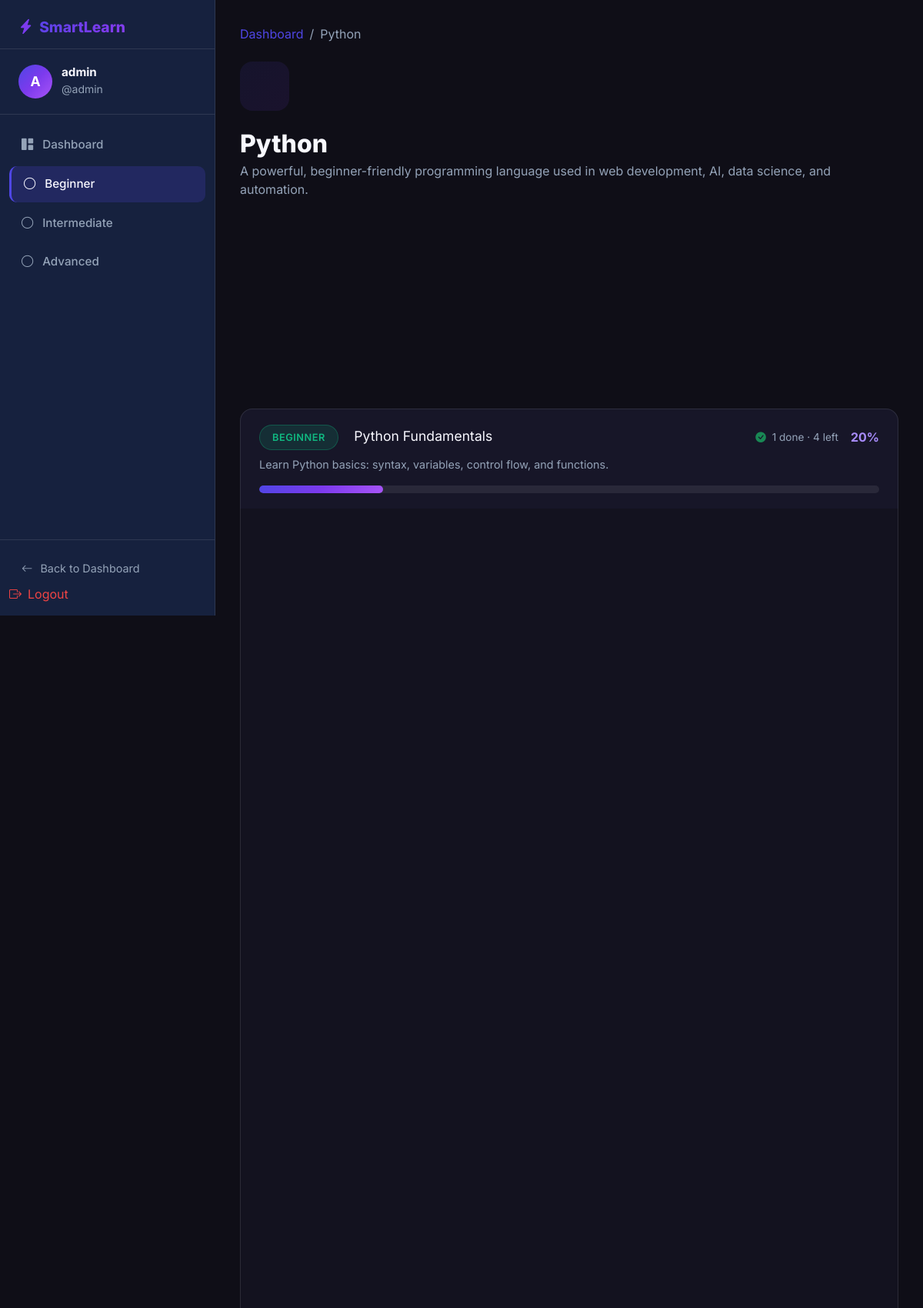
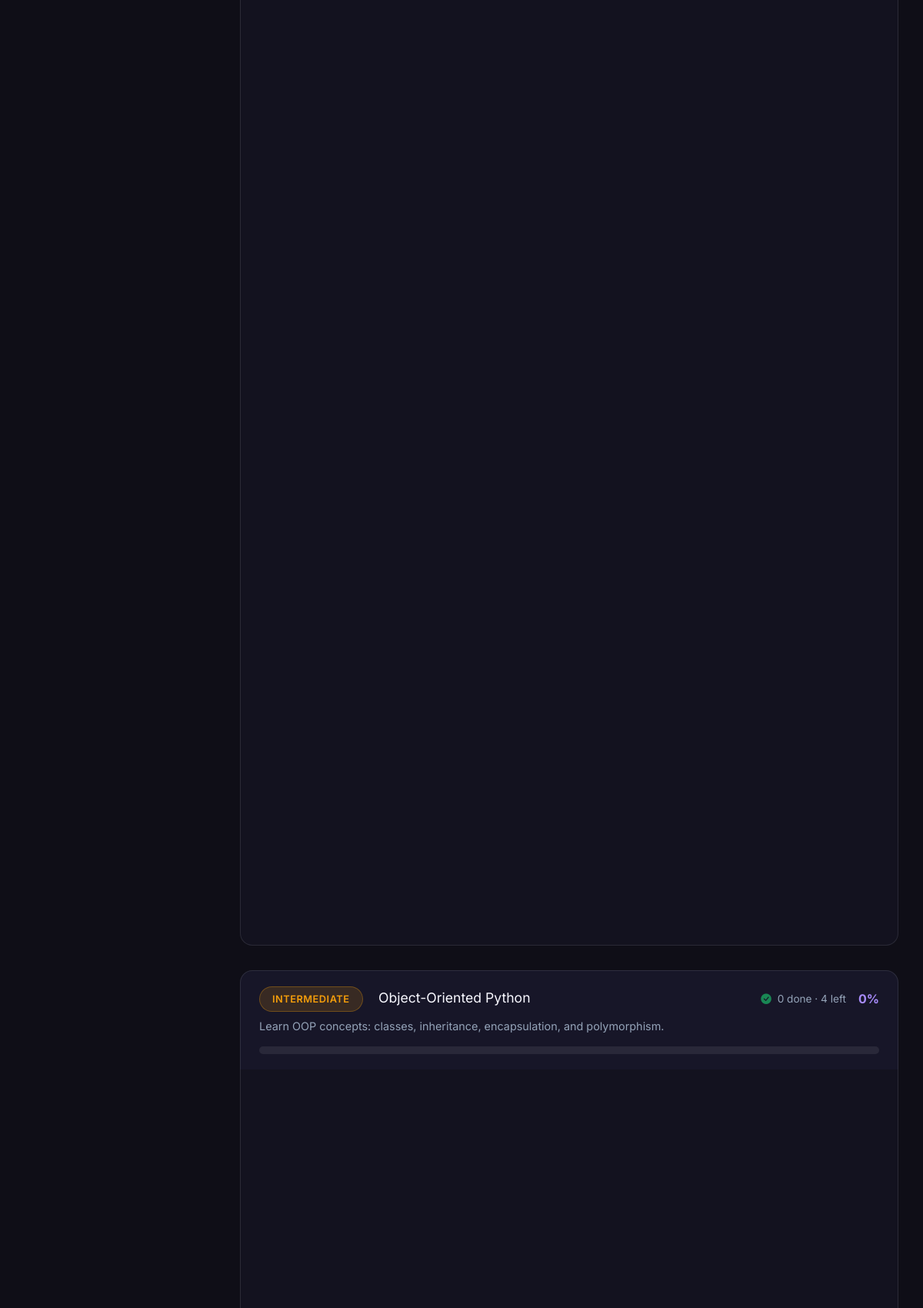
The page /technology/1/ (signed in, upper part) on the database its author committed (2 pictures, top to bottom).
### learning/models.py (models this page shows, shortened)
class Roadmap(models.Model):
    LEVEL_CHOICES = [
        ('beginner', 'Beginner'),
        ('intermediate', 'Intermediate'),
        ('advanced', 'Advanced'),
    ]
    technology = models.ForeignKey(Technology, on_delete=models.CASCADE, related_name='roadmaps')
    level = models.CharField(max_length=20, choices=LEVEL_CHOICES)
    title = models.CharField(max_length=200)
    description = models.TextField()
    order = models.IntegerField(default=0)
    class Meta:
        ordering = ['order']

class Technology(models.Model):
    name = models.CharField(max_length=100)
    description = models.TextField()
    icon = models.CharField(max_length=50, default='code')
    color = models.CharField(max_length=20, default='primary')
    order = models.IntegerField(default=0)
    class Meta:
        ordering = ['order']
        verbose_name_plural = 'Technologies'

### learning/views.py (the view)
# urls.py: path('technology/<int:tech_id>/', views.technology_detail, name='technology_detail'),
@login_required
def technology_detail(request, tech_id):
    technology = get_object_or_404(Technology, id=tech_id)
    roadmaps = Roadmap.objects.filter(technology=technology).prefetch_related('topics')
    user = request.user
    roadmap_data = []
    for roadmap in roadmaps:
        topics_with_progress = []
        for topic in roadmap.topics.all():
            progress, _ = Progress.objects.get_or_create(user=user, topic=topic)
            topics_with_progress.append({
                'topic': topic,
                'progress': progress,
            })
        total = roadmap.topics.count()
        completed = Progress.objects.filter(user=user, topic__roadmap=roadmap, completed=True).count()
        percent = int((completed / total * 100)) if total > 0 else 0
        roadmap_data.append({
            'roadmap': roadmap,
            'topics_with_progress': topics_with_progress,
            'total': total,
            'completed': completed,
            'remaining': total - completed,
            'percent': percent,
        })
    context = {
        'technology': technology,
        'roadmap_data': roadmap_data,
    }
    return render(request, 'learning/technology_detail.html', context)

### smartlearning/templates/learning/technology_detail.html (shortened to what this page needs)
{% load static %}
<!DOCTYPE html>
<html lang="en">
<head>
    <link href="https://cdn.jsdelivr.net/npm/bootstrap@5.3.0/dist/css/bootstrap.min.css" rel="stylesheet">
    <link href="https://cdn.jsdelivr.net/npm/bootstrap-icons@1.11.0/font/bootstrap-icons.css" rel="stylesheet">
    <link href="{% static 'css/style.css' %}" rel="stylesheet">
</head>
<body>
<div class="dashboard-wrapper">
    <aside class="sidebar">
        <div class="sidebar-logo">
            <h5><i class="bi bi-lightning-charge-fill me-2" style="color:#7c3aed;-webkit-text-fill-color:#7c3aed"></i>SmartLearn</h5>
        </div>
        <div class="sidebar-user">
            <div class="user-avatar">{{ user.username|first|upper }}</div>
            <div>
                <h6>{{ user.get_full_name|default:user.username }}</h6>
                <small>@{{ user.username }}</small>
            </div>
        </div>
        <nav class="sidebar-nav">
            <a href="{% url 'dashboard' %}" class="sidebar-nav-item">
                <i class="bi bi-grid-1x2-fill"></i> Dashboard
            </a>
            {% for rd in roadmap_data %}
            <a href="#roadmap-{{ rd.roadmap.id }}" class="sidebar-nav-item {% if forloop.first %}active{% endif %}">
                <i class="bi bi-circle{% if rd.completed == rd.total and rd.total > 0 %}-fill{% endif %}" style="{% if rd.completed == rd.total and rd.total > 0 %}color:var(--success){% endif %}"></i>
                {{ rd.roadmap.get_level_display }}
            </a>
            {% endfor %}
        </nav>
        <div class="sidebar-bottom">
            <a href="{% url 'dashboard' %}"><i class="bi bi-arrow-left"></i> Back to Dashboard</a>
            <form method="post" action="{% url 'logout' %}" style="margin:0;padding:0;">
                <button type="submit" style="color:#ef4444;background:none;border:none;padding:0;cursor:pointer;display:flex;align-items:center;gap:0.5rem;width:100%;font-size:inherit;font-family:inherit;">
                    <i class="bi bi-box-arrow-right"></i> Logout
                </button>
            </form>
        </div>
    </aside>
    <main class="main-content">
        <nav aria-label="breadcrumb" class="mb-4">
            <ol class="breadcrumb">
                <li class="breadcrumb-item"><a href="{% url 'dashboard' %}">Dashboard</a></li>
                <li class="breadcrumb-item active">{{ technology.name }}</li>
            </ol>
        </nav>
        <div class="page-header d-flex align-items-start gap-4 flex-wrap">
            <div class="tech-icon-wrapper" style="width:64px;height:64px;font-size:28px;margin-bottom:0;flex-shrink:0">
            </div>
            <div>
                <h1>{{ technology.name }}</h1>
                <p>{{ technology.description }}</p>
            </div>
        </div>
        {% with total_all=0 completed_all=0 %}
        <div class="row g-3 mb-5">
            {% for rd in roadmap_data %}
            <div class="col-sm-4">
            </div>
            {% endfor %}
        </div>
        {% endwith %}
        {% for rd in roadmap_data %}
        <div class="roadmap-section" id="roadmap-{{ rd.roadmap.id }}">
            <div class="roadmap-header">
                <div class="d-flex align-items-center justify-content-between flex-wrap gap-3">
                    <div>
                        <span class="level-badge level-{{ rd.roadmap.level }} me-3">{{ rd.roadmap.get_level_display }}</span>
                        <span class="fw-800" style="font-size:1.1rem">{{ rd.roadmap.title }}</span>
                    </div>
                    <div class="d-flex align-items-center gap-3">
                        <span style="font-size:0.85rem;color:var(--text-muted)">
                            <i class="bi bi-check-circle-fill text-success me-1"></i>
                            <span data-roadmap-completed="{{ rd.roadmap.id }}">{{ rd.completed }}</span> done ·
                            <span data-roadmap-remaining="{{ rd.roadmap.id }}">{{ rd.remaining }}</span> left
                        </span>
                        <span style="font-weight:700;color:var(--accent)" data-roadmap-pct="{{ rd.roadmap.id }}">{{ rd.percent }}%</span>
                    </div>
                </div>
                <p style="color:var(--text-muted);margin:8px 0 0;font-size:0.9rem">{{ rd.roadmap.description }}</p>
                <div class="progress-wrap mt-3">
                    <div class="progress-bar-animated" data-width="{{ rd.percent }}" data-roadmap-bar="{{ rd.roadmap.id }}"></div>
                </div>
            </div>
            <div class="roadmap-body">
            </div>
        </div>
        {% endfor %}
    </main>
</div>
</body>
</html>

### smartlearning/static/css/style.css (style rules this page uses)
:root { --primary: #4f46e5; --primary-dark: #3730a3; --secondary: #7c3aed; --accent: #a78bfa; --gradient: linear-gradient(135deg, #4f46e5 0%, #7c3aed 50%, #a855f7 100%); --gradient-soft: linear-gradient(135deg, rgba(79,70,229,0.1) 0%, rgba(124,58,237,0.1) 100%); --bg-dark: #0f0e17; --bg-card: #1a1a2e; --bg-sidebar: #16213e; --text-light: #f8f8ff; --text-muted: #94a3b8; --success: #10b981; --warning: #f59e0b; --danger: #ef4444; --info: #06b6d4; --border: rgba(255,255,255,0.1); --shadow: 0 8px 32px rgba(0,0,0,0.3); --shadow-sm: 0 4px 16px rgba(0,0,0,0.2); --radius: 16px; --radius-sm: 10px; --transition: all 0.3s cubic-bezier(0.4, 0, 0.2, 1); }
* { box-sizing: border-box; }
body { font-family: 'Inter', -apple-system, BlinkMacSystemFont, 'Segoe UI', sans-serif; background: var(--bg-dark); color: var(--text-light); min-height: 100vh; overflow-x: hidden; }
.tech-icon-wrapper { width: 60px; height: 60px; background: var(--gradient-soft); border-radius: 16px; display: flex; align-items: center; justify-content: center; font-size: 28px; margin-bottom: 16px; transition: var(--transition); }
.dashboard-wrapper { display: flex; min-height: 100vh; }
.sidebar { width: 280px; min-width: 280px; background: var(--bg-sidebar); border-right: 1px solid var(--border); display: flex; flex-direction: column; position: sticky; top: 0; height: 100vh; overflow-y: auto; }
.sidebar-logo { padding: 24px 24px 16px; border-bottom: 1px solid var(--border); }
.sidebar-logo h5 { font-weight: 800; font-size: 1.2rem; background: var(--gradient); -webkit-background-clip: text; -webkit-text-fill-color: transparent; background-clip: text; margin: 0; }
.sidebar-user { padding: 20px 24px; border-bottom: 1px solid var(--border); display: flex; align-items: center; gap: 12px; }
.user-avatar { width: 44px; height: 44px; border-radius: 50%; background: var(--gradient); display: flex; align-items: center; justify-content: center; font-weight: 700; font-size: 1.1rem; color: white; flex-shrink: 0; }
.sidebar-user h6 { font-weight: 700; margin: 0; font-size: 0.95rem; }
.sidebar-user small { color: var(--text-muted); }
.sidebar-nav { padding: 16px 12px; flex: 1; }
.sidebar-nav-item { display: flex; align-items: center; gap: 12px; padding: 12px 16px; border-radius: var(--radius-sm); color: var(--text-muted); text-decoration: none; font-weight: 500; transition: var(--transition); margin-bottom: 4px; font-size: 0.95rem; }
.sidebar-nav-item:hover, .sidebar-nav-item.active { background: rgba(79,70,229,0.2); color: var(--text-light); }
.sidebar-nav-item.active { border-left: 3px solid var(--primary); }
.sidebar-bottom { padding: 16px 12px; border-top: 1px solid var(--border); }
.sidebar-bottom a { display: flex; align-items: center; gap: 10px; padding: 10px 16px; border-radius: var(--radius-sm); color: var(--text-muted); text-decoration: none; transition: var(--transition); font-size: 0.9rem; }
.main-content { flex: 1; padding: 32px; overflow-y: auto; background: var(--bg-dark); }
.page-header { margin-bottom: 32px; }
.page-header h1 { font-size: 2rem; font-weight: 800; margin-bottom: 4px; }
.page-header p { color: var(--text-muted); }
.progress-wrap { height: 10px; background: rgba(255,255,255,0.08); border-radius: 50px; overflow: hidden; }
.progress-bar-animated { height: 100%; border-radius: 50px; background: var(--gradient); transition: width 1.2s cubic-bezier(0.4, 0, 0.2, 1); width: 0; }
.progress-bar-animated.animate { width: var(--target-width); }
.level-badge { display: inline-flex; align-items: center; gap: 6px; padding: 6px 16px; border-radius: 50px; font-size: 0.8rem; font-weight: 600; text-transform: uppercase; letter-spacing: 0.5px; }
.level-beginner { background: rgba(16,185,129,0.15); color: #10b981; border: 1px solid rgba(16,185,129,0.3); }
.level-intermediate { background: rgba(245,158,11,0.15); color: #f59e0b; border: 1px solid rgba(245,158,11,0.3); }
.roadmap-section { margin-bottom: 32px; }
.roadmap-header { padding: 20px 24px; border-radius: var(--radius) var(--radius) 0 0; background: rgba(26, 26, 46, 0.8); border: 1px solid var(--border); border-bottom: none; }
.roadmap-body { padding: 0 24px 24px; background: rgba(26, 26, 46, 0.4); border: 1px solid var(--border); border-top: none; border-radius: 0 0 var(--radius) var(--radius); }
.breadcrumb-item a { color: var(--primary); text-decoration: none; }
.breadcrumb-item.active { color: var(--text-muted); }
.breadcrumb-item + .breadcrumb-item::before { color: var(--text-muted); }

### rows shown on the page
Roadmap: roadmap.level "Beginner", roadmap.level "BEGINNER", roadmap "Python Fundamentals", completed "1", remaining "4", percent "20", roadmap.description "Learn Python basics: syntax, variables, control flow, and functions."
Roadmap: roadmap.level "Intermediate", roadmap.level "INTERMEDIATE", roadmap "Object-Oriented Python", completed "0", remaining "4", percent "0", roadmap.description "Learn OOP concepts: classes, inheritance, encapsulation, and polymorphism."
Roadmap: roadmap.level "Advanced"
Technology: name "Python", description "A powerful, beginner-friendly programming language used in web development, AI, data science, and automation."

### other values the page prints
{{ user.username|first|upper }} "A"
{{ user.get_full_name|default:user.username }} "admin"
{{ user.username }} "admin"
